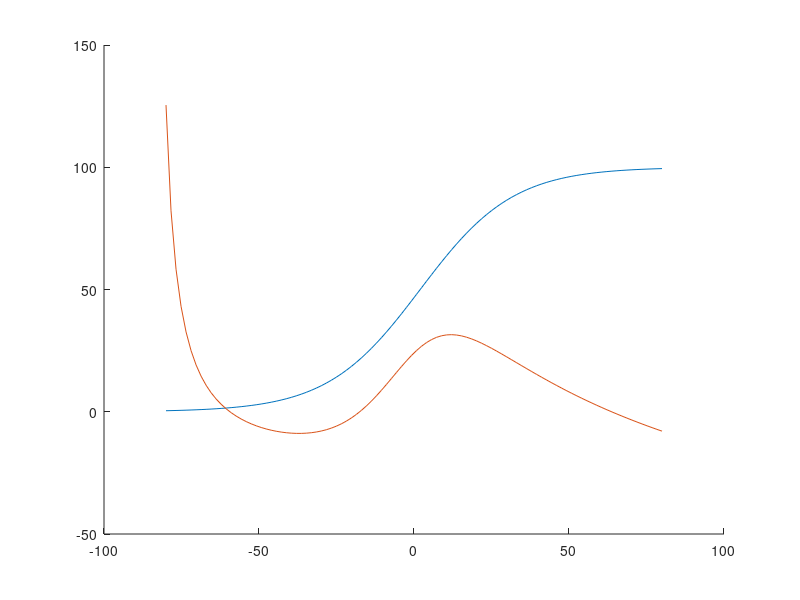

Recreate this plot in MATLAB. (Note: this script raises an error after producing the figure.)


function project
    v = linspace(-80, 80);

    % defining first set of MLE variables
    g_ca = 4.4;
    g_k = 8;
    g_l = 2;
    v_ca = 120;
    v_k = -84;
    v_l = -60;
    phi = 0.02;
    v1 = -1.2;
    v2 = 18;
    v3 = 2;
    v4 = 30;
    v5 = 2;
    v6 = 30;
    c = 20;
    
    
    % plotting null-clines,finding equilibrium points and their nature, quiver plots
    % MLE with first set of variables, i external = 0
    figure(1)
    hold on
        % w null-cline dw/dt = 0, w = f(v)
        w_null_cline = 0.5 * ( 1 + tanh((v-v3)/(v4)) );
        
        % v null cline, dv/dt = 0, w = f(v)
        m_infinity_v = 0.5 * ( 1 + tanh((v-v1)/(v2)) ); 
        denominator_v_null_cline = g_k * (v - v_k);
        numerator_v_null_cline = -g_ca * ( m_infinity_v.* (v-v_ca) ) - g_l * (v-v_l);
        
        v_null_cline = numerator_v_null_cline./denominator_v_null_cline;

        plot(v, 100*w_null_cline)
        plot(v, 100*v_null_cline)

      
        % point of intersection- method  1 - iterating in vectors
        for cnt=1:numel(v)
            s1 = v_null_cline(cnt);
            s2 = w_null_cline(cnt);
            zz = abs(s1-s2);
            if zz <= 0.01
               fprintf("v_eq,w_eq %.3f, %.3f \n", v(cnt), s1)
               v_eq = v(cnt)
               w_eq = s1
            end
        end
        
        % findng point of intersection - method 2 - using sym package of matlab(NR Method)
        F = @(x) [(1/c)*((-g_ca * ( (0.5 * ( 1 + tanh((x(1)-v1)/(v2)) ))*(x(1)-v_ca) )) + (-g_k * ( x(2)*(x(1)-v_k) )) + (-g_l * (x(1) - v_l)));  phi * (0.5 * ( 1 + tanh((x(1)-v3)/(v4)) ) - x(2))/(1/cosh((x(1)-v3)/(2*v4)))];
        starting_pt = [-60; 0.01];
        options = optimoptions('fsolve','Display','iter');
        [x,fval] = fsolve(F,starting_pt,options)
        disp("Equilibrium point for MLE with first set of variables, i external = 0")
        disp(x)
        


        % quiver plots
        [v_quiver,w_quiver] = meshgrid(linspace(-80,80,30), linspace(0,1,30));
        m_infinity_v_quiver = 0.5 * ( 1 + tanh((v_quiver-v1)/(v2)) ); 

        tau_w = 1./cosh((v_quiver-v3)/(2*v4));
        dv_dt = (1/c)*((-g_ca * ( m_infinity_v_quiver.*(v_quiver-v_ca) )) + (-g_k * ( w_quiver.*(v_quiver-v_k) )) + (-g_l * (v_quiver - v_l)));
        dw_dt = phi * (0.5 * ( 1 + tanh((v_quiver-v3)/(v4)) ) - w_quiver)./tau_w;
        quiver(v_quiver,100*w_quiver, dv_dt, 100*dw_dt, 10, 'color',[0 0 0]); % arrow length scaled 2 times for visibility
        
        
        % defining dv/dt and dw/dt again because this time we want expressions not vectors for the jacobian
        % dv/dt and dw_dt are functions of (v_var, w_var)
        syms v_var w_var
        dv_dt2 = (1/c)*((-g_ca * ( (0.5 * ( 1 + tanh((v_var-v1)/(v2)) ))*(v_var-v_ca) )) + (-g_k * ( w_var*(v_var-v_k) )) + (-g_l * (v_var - v_l)));
        dw_dt2 = phi * (0.5 * ( 1 + tanh((v_var-v3)/(v4)) ) - w_var)/(1/cosh((v_var-v3)/(2*v4)));
        
        df1_dv = diff(dv_dt2, v_var);
        df1_dw = diff(dv_dt2, w_var);
        df2_dv = diff(dw_dt2, v_var);
        df2_dw = diff(dw_dt2, w_var);

        % jacobian matrix and their eigen values
        disp("jacobian matrix of MLE Iext=0")
        jacobian = [subs(df1_dv,{v_var,w_var},{v_eq, w_eq}) subs(df1_dw,{v_var,w_var},{v_eq, w_eq}); subs(df2_dv,{v_var,w_var},{v_eq, w_eq}) subs(df2_dw,{v_var,w_var},{v_eq, w_eq})  ];
        disp(double(jacobian));
        disp("Eigen values of MLE I ext=0, should be stable - both eigen values negative")
        eigen_values = double(eig(jacobian)) % we see that eigen values are negative, implying that equilibrium point is a stable point
        
        % running the equation from Equilibrium point, it stays there
        [t,r] = ode15s(@mle_diff_eqn,[0 100],[x(1) x(2)])
        plot(r(:,1),100*r(:,2));

    hold off
    grid

    
    
    
    
    % plotting for different values of phi
    % MLE Different set of variables for 
    figure(2)
        hold on
        % [t1,r1] = ode15s(@mle_diff_eqn,[0 10000],[x(1)+10 x(2)]) % sub threshold, phi = 0.02
        % plot4 = plot(r1(:,1),r1(:,2))

        
        + 30
        % [t1,r1] = ode15s(@mle_diff_eqn2,[0 10000],[x(1)+10 x(2)]) % sub threshold, phi = 0.04
        % plot5 = plot(r1(:,1),r1(:,2))

        

        % [t1,r1] = ode15s(@mle_diff_eqn3,[0 10000],[x(1)+10 x(2)]) % sub threshold, phi = 0.01
        % plot6 = plot(r1(:,1),r1(:,2))

        [t,r] = ode15s(@mle_diff_eqn3,[0 300],[x(1)+100 x(2)]); % supra threshold, phi = 0.01
        plot1 = plot(r(:,1), r(:,2))

        [t,r] = ode15s(@mle_diff_eqn,[0 300],[x(1)+100 x(2)]); % supra threshold, phi = 0.02
        plot2 = plot(r(:,1), r(:,2))

        [t,r] = ode15s(@mle_diff_eqn2,[0 300],[x(1)+100 x(2)]); % supra threshold, phi = 0.04
        plot3 = plot(r(:,1), r(:,2));

        legend([plot1, plot2, plot3], ["AP phi=0.01", "AP phi=0.02", "AP phi = 0.04"]);
       
        hold off
    grid

    % plotting for different values of V_initial to see sub and supra thresholds
    figure(3)
        hold on
            plots_depoloraization = [];
            labels = [];

            for step_size = 40:1:50
                [t,r] = ode15s(@mle_diff_eqn,[0 300],[x(1)+step_size x(2)]);
                plots_depoloraization = [plots_depoloraization, plot(r(:,1), r(:,2))];
                labels = [labels, strcat("V initial=",string(x(1) + step_size))];
            end
            legend(plots_depoloraization, labels)
        hold off
    grid

    % V max vs V initial
    % The plot shows the presence of threshold voltage, intial value above threshold voltage results in action potential kind behaviour
    figure(4)
        hold on
            v_initial = [];
            v_max = [];
            for step_size = 45:0.01:46
                [t,r] = ode15s(@mle_diff_eqn,[0 300],[x(1)+step_size x(2)]);
                v_initial = [v_initial, x(1)+step_size];
                v_max = [v_max, max(r(:,1))];
            end
        hold off

        plot(v_initial, v_max)
    grid

    % with steady external currents
    figure(5)
        hold on
            [t,r] = ode15s(@mle_diff_eqn,[0 300],[x(1) x(2)]); % equilibrium point, iext = 0
            plot1 = plot(r(:,1), r(:,2)) %nothing happens as we are at the equilibrium point

            [t,r] = ode15s(@mle_diff_eqn_with_i_ext_steady,[0 300],[x(1) x(2)]); % equilibrium point, iext = 86
            plot2 = plot(r(:,1), r(:,2)) % we get a limit cycle, we are starting from a point far from new equilibrium point, so can't predict via linearisation, derivates play the role

            [t,r] = ode15s(@mle_diff_eqn_with_i_ext_steady,[0 500],[-27.9, 0.17]); % non-equilibirum point, iext = 86
            plot3 = plot(r(:,1), r(:,2)) % we get a inward spiral, we are starting a point near new equilbirium point. And jacobian eigen values given complex with real part -ve, which confirms inward spiral

            legend([plot1, plot2, plot3], ["equilibrium pt, iext = 0", "equilibrium point, iext = 86", "non-equilibirum point, iext = 86"]);
        hold off

        
        % Calculations verifying the plots in figure(5)
        % finding - new equilibrium point when i ext = 86, its jacobian, its eigen values
        F = @(x) [(1/c)*((-g_ca * ( (0.5 * ( 1 + tanh((x(1)-v1)/(v2)) ))*(x(1)-v_ca) )) + (-g_k * ( x(2)*(x(1)-v_k) )) + (-g_l * (x(1) - v_l)) + 86);  phi * (0.5 * ( 1 + tanh((x(1)-v3)/(v4)) ) - x(2))/(1/cosh((x(1)-v3)/(2*v4)))];
        starting_pt = [-27; 0.10];
        options = optimoptions('fsolve','Display','iter');
        [x,fval] = fsolve(F,starting_pt,options)
        disp("Equilibrium pt with iext = 86")
        disp(x) % -27.9524, 0.1195
        v_eq3 = x(1)
        w_eq3 = x(2)

        % finding jacobian values
        syms v_var3 w_var3
        dv_dt3 = (1/c)*((-g_ca * ( (0.5 * ( 1 + tanh((v_var3-v1)/(v2)) ))*(v_var3-v_ca) )) + (-g_k * ( w_var3*(v_var3-v_k) )) + (-g_l * (v_var3 - v_l)) + 86);
        dw_dt3 = phi * (0.5 * ( 1 + tanh((v_var3-v3)/(v4)) ) - w_var3)/(1/cosh((v_var3-v3)/(2*v4)));
        
        df1_dv3 = diff(dv_dt3, v_var3);
        df1_dw3 = diff(dv_dt3, w_var3);
        df2_dv3 = diff(dw_dt3, v_var3);
        df2_dw3 = diff(dw_dt3, w_var3);

        % jacobian matrix and their eigen values
        jacobian3 = [subs(df1_dv3,{v_var3,w_var3},{v_eq3, w_eq3}) subs(df1_dw3,{v_var3,w_var3},{v_eq3, w_eq3}); subs(df2_dv3,{v_var3,w_var3},{v_eq3, w_eq3}) subs(df2_dw3,{v_var3,w_var3},{v_eq3, w_eq3})  ];
        disp("eigen values for i ext = 86")
        eigen_values3 = double(eig(jacobian3)) % we see that eigen values are negative, implying that equilibrium point is a stable point
        % eigen values are complex, with real part negative => inward spiral
        % we get that inward spiral when we start near the equilibrium pt -27.9,0.17

    grid

    % running backwards in time
    % TODO - Need to draw UPO
    disp("Running backwards in Time")
    F = @(x) [(1/c)*((-g_ca * ( (0.5 * ( 1 + tanh((x(1)-v1)/(v2)) ))*(x(1)-v_ca) )) + (-g_k * ( x(2)*(x(1)-v_k) )) + (-g_l * (x(1) - v_l)) + 86);  phi * (0.5 * ( 1 + tanh((x(1)-v3)/(v4)) ) - x(2))/(1/cosh((x(1)-v3)/(2*v4)))];
    starting_pt = [-27; 0.10];
    options = optimoptions('fsolve','Display','iter');
    [x,fval] = fsolve(F,starting_pt,options)
    disp(x) % -27.9524, 0.1195
    v_eq3 = x(1)
    w_eq3 = x(2)

    % finding jacobian values
    syms v_var3 w_var3
    dv_dt3 = (-1/c)*((-g_ca * ( (0.5 * ( 1 + tanh((v_var3-v1)/(v2)) ))*(v_var3-v_ca) )) + (-g_k * ( w_var3*(v_var3-v_k) )) + (-g_l * (v_var3 - v_l)) + 86);
    dw_dt3 = -phi * (0.5 * ( 1 + tanh((v_var3-v3)/(v4)) ) - w_var3)/(1/cosh((v_var3-v3)/(2*v4)));
    
    df1_dv3 = diff(dv_dt3, v_var3);
    df1_dw3 = diff(dv_dt3, w_var3);
    df2_dv3 = diff(dw_dt3, v_var3);
    df2_dw3 = diff(dw_dt3, w_var3);

    % jacobian matrix and their eigen values
    jacobian3 = [subs(df1_dv3,{v_var3,w_var3},{v_eq3, w_eq3}) subs(df1_dw3,{v_var3,w_var3},{v_eq3, w_eq3}); subs(df2_dv3,{v_var3,w_var3},{v_eq3, w_eq3}) subs(df2_dw3,{v_var3,w_var3},{v_eq3, w_eq3})  ];
    eigen_values3 = double(eig(jacobian3))
    
    % % finding eigen vectors for UPO
    % figure(8) 
    % [eigen_vectors_matrix_right,eigen_values_diagonal_matrix, eigen_vectors_matrix_left] = eig(jacobian3);
    % disp("eigen vectors for i ext = 86, equilibrium points")
    % disp("right")
    % disp(double(eigen_vectors_matrix_right))
    % disp("left")
    % disp(double(eigen_vectors_matrix_left))

    % grid
    
    

    
    
    disp("END of Running backwards in Time")
   
    figure(6)
        hold on
             % plot for null clines with iext = 86
            % w null-cline dw/dt = 0, w = f(v)
            w_null_cline = 0.5 * ( 1 + tanh((v-v3)/(v4)) );
                
            % v null cline, dv/dt = 0, w = f(v)
            m_infinity_v = 0.5 * ( 1 + tanh((v-v1)/(v2)) ); 
            denominator_v_null_cline = g_k * (v - v_k);
            numerator_v_null_cline = -g_ca * ( m_infinity_v.* (v-v_ca) ) - g_l * (v-v_l) + 86;
            
            v_null_cline = numerator_v_null_cline./denominator_v_null_cline;

            plot(v, 100*w_null_cline)
            plot(v, 100*v_null_cline)
        hold off
    grid


    % other all i currents comparison
    iext = [80, 86, 90]
    for i=1:3
        disp("for i ext is ")
        disp(iext(i))
        F = @(x) [(1/c)*((-g_ca * ( (0.5 * ( 1 + tanh((x(1)-v1)/(v2)) ))*(x(1)-v_ca) )) + (-g_k * ( x(2)*(x(1)-v_k) )) + (-g_l * (x(1) - v_l)) + iext(i));  phi * (0.5 * ( 1 + tanh((x(1)-v3)/(v4)) ) - x(2))/(1/cosh((x(1)-v3)/(2*v4)))];
        starting_pt = [-27; 0.10];
        options = optimoptions('fsolve','Display','iter');
        [x,fval] = fsolve(F,starting_pt,options)
        disp(x) % -27.9524, 0.1195
        v_eq3 = x(1)
        w_eq3 = x(2)

        % finding jacobian values
        syms v_var3 w_var3
        dv_dt3 = (1/c)*((-g_ca * ( (0.5 * ( 1 + tanh((v_var3-v1)/(v2)) ))*(v_var3-v_ca) )) + (-g_k * ( w_var3*(v_var3-v_k) )) + (-g_l * (v_var3 - v_l)) + iext(i));
        dw_dt3 = phi * (0.5 * ( 1 + tanh((v_var3-v3)/(v4)) ) - w_var3)/(1/cosh((v_var3-v3)/(2*v4)));
        
        df1_dv3 = diff(dv_dt3, v_var3);
        df1_dw3 = diff(dv_dt3, w_var3);
        df2_dv3 = diff(dw_dt3, v_var3);
        df2_dw3 = diff(dw_dt3, w_var3);

        % jacobian matrix and their eigen values
        jacobian3 = [subs(df1_dv3,{v_var3,w_var3},{v_eq3, w_eq3}) subs(df1_dw3,{v_var3,w_var3},{v_eq3, w_eq3}); subs(df2_dv3,{v_var3,w_var3},{v_eq3, w_eq3}) subs(df2_dw3,{v_var3,w_var3},{v_eq3, w_eq3})  ];
        eigen_values3 = double(eig(jacobian3)) 
    end

    % frequency of action potential vs current
    figure(10)
        rates_of_ap = [];
        i_ext = [];
        for i=80:100
            i_ext = [i_ext, i];
            [t r] = mle_solution_i_ext_set1(i);
            frequency_of_ap = 1/calculate_ap_time(r,t);
            rates_of_ap = [rates_of_ap, frequency_of_ap]
        end

        plot(i_ext, rates_of_ap);
    grid
    
    
    % To see what happens for equilibirum points as applied current changes
    % calculate equilibrium points from 80 to 100, plot them on (v,w) curve

    % -------------------------------------------------- Different set of MLE variables ------------------------------------------
    g_ca = 4;
    g_k = 8.0;
    g_l = 2;
    v_ca = 120;
    v_k = -84;
    v_l = -60;
    phi = 0.0667;
    v1 = -1.2;
    v2 = 18;
    v3 = 12;
    v4 = 17.4;
    v5 = 12;
    v6 = 17.4;
    c = 20;

    % w null-cline dw/dt = 0, w = f(v)
    w_null_cline = 0.5 * ( 1 + tanh((v-v3)/(v4)) );
        
    % v null cline, dv/dt = 0, w = f(v)
    m_infinity_v = 0.5 * ( 1 + tanh((v-v1)/(v2)) ); 
    denominator_v_null_cline = g_k * (v - v_k);
    numerator_v_null_cline = -g_ca * ( m_infinity_v.* (v-v_ca) ) - g_l * (v-v_l) + 30;
    
    v_null_cline = numerator_v_null_cline./denominator_v_null_cline;

    % MLE 2nd set of variables, I ext = 30 quiver plot and  Null clines 
    figure(7)
        hold on
        plot(v, 100*w_null_cline)
        plot(v, 100*v_null_cline)

        % quiver plots
        [v_quiver,w_quiver] = meshgrid(linspace(-80,80,30), linspace(0,1,30));
        m_infinity_v_quiver = 0.5 * ( 1 + tanh((v_quiver-v1)/(v2)) ); 

        tau_w = 1./cosh((v_quiver-v3)/(2*v4));
        dv_dt = (1/c)*((-g_ca * ( m_infinity_v_quiver.*(v_quiver-v_ca) )) + (-g_k * ( w_quiver.*(v_quiver-v_k) )) + (-g_l * (v_quiver - v_l)) + 30);
        dw_dt = phi * (0.5 * ( 1 + tanh((v_quiver-v3)/(v4)) ) - w_quiver)./tau_w;
        quiver(v_quiver,100*w_quiver, dv_dt, 100*dw_dt, 1, 'color',[0 0 0]); % arrow length scaled 2 times for visibility


        hold off
    grid

    % finding the new equilibrium points
    new_eqs = []
    F = @(x) [(1/c)*((-g_ca * ( (0.5 * ( 1 + tanh((x(1)-v1)/(v2)) ))*(x(1)-v_ca) )) + (-g_k * ( x(2)*(x(1)-v_k) )) + (-g_l * (x(1) - v_l)) + 30);  phi * (0.5 * ( 1 + tanh((x(1)-v3)/(v4)) ) - x(2))/(1/cosh((x(1)-v3)/(2*v4)))];
    starting_pt = [-41; 0.02];
    options = optimoptions('fsolve','Display','iter');
    [x,fval] = fsolve(F,starting_pt,options);
    disp(x);
    new_eqs = [new_eqs, x];

    F = @(x) [(1/c)*((-g_ca * ( (0.5 * ( 1 + tanh((x(1)-v1)/(v2)) ))*(x(1)-v_ca) )) + (-g_k * ( x(2)*(x(1)-v_k) )) + (-g_l * (x(1) - v_l)) + 30);  phi * (0.5 * ( 1 + tanh((x(1)-v3)/(v4)) ) - x(2))/(1/cosh((x(1)-v3)/(2*v4)))];
    starting_pt = [-20; 2];
    options = optimoptions('fsolve','Display','iter');
    [x,fval] = fsolve(F,starting_pt,options);
    disp(x);
    new_eqs = [new_eqs, x];


    F = @(x) [(1/c)*((-g_ca * ( (0.5 * ( 1 + tanh((x(1)-v1)/(v2)) ))*(x(1)-v_ca) )) + (-g_k * ( x(2)*(x(1)-v_k) )) + (-g_l * (x(1) - v_l)) + 30);  phi * (0.5 * ( 1 + tanh((x(1)-v3)/(v4)) ) - x(2))/(1/cosh((x(1)-v3)/(2*v4)))];
    starting_pt = [4; 28];
    options = optimoptions('fsolve','Display','iter');
    [x,fval] = fsolve(F,starting_pt,options);
    disp(x);
    new_eqs = [new_eqs, x];
    
    
    
    disp("new equilibrium pts, new set of MLE, iext = 30")
    disp(new_eqs)
  % characterising the new equilbrium points
  for i=1:3
    disp("for point")
    % finding jacobian values
    syms v_var3 w_var3
    dv_dt3 = (1/c)*((-g_ca * ( (0.5 * ( 1 + tanh((v_var3-v1)/(v2)) ))*(v_var3-v_ca) )) + (-g_k * ( w_var3*(v_var3-v_k) )) + (-g_l * (v_var3 - v_l)) + 30);
    dw_dt3 = phi * (0.5 * ( 1 + tanh((v_var3-v3)/(v4)) ) - w_var3)/(1/cosh((v_var3-v3)/(2*v4)));
    
    df1_dv3 = diff(dv_dt3, v_var3);
    df1_dw3 = diff(dv_dt3, w_var3);
    df2_dv3 = diff(dw_dt3, v_var3);
    df2_dw3 = diff(dw_dt3, w_var3);

    v_eq3 = new_eqs(1,i)
    w_eq3 = new_eqs(2,i)

    % jacobian matrix and their eigen values
    jacobian3 = [subs(df1_dv3,{v_var3,w_var3},{v_eq3, w_eq3}) subs(df1_dw3,{v_var3,w_var3},{v_eq3, w_eq3}); subs(df2_dv3,{v_var3,w_var3},{v_eq3, w_eq3}) subs(df2_dw3,{v_var3,w_var3},{v_eq3, w_eq3})  ];
    eigen_values3 = double(eig(jacobian3)) 
    disp("--------------------------")
end



end



function ap_time = calculate_ap_time(r,t)
        rounded_off_voltages = round(r(:,1), 0);
        freq_table_all = tabulate(round(r(:,1), 0));
        
        [s, s1] = size(freq_table_all);
        % just remove the negative, we are calculating from positive
        freq_table = zeros(s,s1)
        for i=1:s
            if freq_table_all(i,1) > 0
                disp(i)
                freq_table(i,1) = freq_table_all(i,1) ;
                freq_table(i,2) = freq_table_all(i,2) ;
                freq_table(i,3) = freq_table_all(i,3) ;
            end
        end
        
        % find the max_frequency maximum value
        maximum_frequency = freq_table(1,2);
        voltage_having_max_freq = freq_table(1,1);
        for i=1:s
            if freq_table(i,2) > maximum_frequency
                maximum_frequency = freq_table(i,2);
                voltage_having_max_freq = freq_table(i, 1);
            end
        end
        
        % find all the locations of max-positive_frequency
        % taking one in middle TODO
        locations_of_max_positive_frequency = [];
        [r_rows ,r_cols]= size(rounded_off_voltages)
        for i=1:r_rows
            if rounded_off_voltages(i, 1) == voltage_having_max_freq
                locations_of_max_positive_frequency = [locations_of_max_positive_frequency, i];
            end
        end 

        % a peak in middle
        [l_row, l_col] = size(locations_of_max_positive_frequency)
        random_point_in_middle = floor(l_col/2)
        peak_in_middle_location = locations_of_max_positive_frequency(1,random_point_in_middle)
        
        
        t0 = t(peak_in_middle_location,1);
        negative_reached = 0;
        for i=peak_in_middle_location+1:r_rows
            if rounded_off_voltages(i,1) > rounded_off_voltages(i-1,1) & negative_reached
                break
            end

            if rounded_off_voltages(i,1) < 0
                negative_reached = 1;
            end
        end

        t1 = t(i,1);
       
        positive_reached = 0;
        for j=i+1:r_rows
            if rounded_off_voltages(j,1) < rounded_off_voltages(j-1) & positive_reached
                break
            end

            if rounded_off_voltages(j,1) > 0
                positive_reached = 1;
            end

        end

        t2 = t(j,1);
        
        ap_time = t2 - t0

end


function result = mle_diff_eqn(t,r)

    % defining first set of MLE variables
    g_ca = 4.4;
    g_k = 8;
    g_l = 2;
    v_ca = 120;
    v_k = -84;
    v_l = -60;
    phi = 0.02;
    v1 = -1.2;
    v2 = 18;
    v3 = 2;
    v4 = 30;
    v5 = 2;
    v6 = 30;
    c = 20;

    result = zeros(2,1);
    result(1) = (1/c)*((-g_ca * ( (0.5 * ( 1 + tanh((r(1)-v1)/(v2)) ))*(r(1)-v_ca) )) + (-g_k * ( r(2)*(r(1)-v_k) )) + (-g_l * (r(1) - v_l)));
    result(2) = phi * (0.5 * ( 1 + tanh((r(1)-v3)/(v4)) ) - r(2))/(1/cosh((r(1)-v3)/(2*v4)));
end

function result = mle_diff_eqn_with_i_ext_steady(t,r)

    % defining first set of MLE variables
    g_ca = 4.4;
    g_k = 8;
    g_l = 2;
    v_ca = 120;
    v_k = -84;
    v_l = -60;
    phi = 0.02;
    v1 = -1.2;
    v2 = 18;
    v3 = 2;
    v4 = 30;
    v5 = 2;
    v6 = 30;
    c = 20;

    result = zeros(2,1);
    result(1) = (1/c)*((-g_ca * ( (0.5 * ( 1 + tanh((r(1)-v1)/(v2)) ))*(r(1)-v_ca) )) + (-g_k * ( r(2)*(r(1)-v_k) )) + (-g_l * (r(1) - v_l)) + 86);
    result(2) = phi * (0.5 * ( 1 + tanh((r(1)-v3)/(v4)) ) - r(2))/(1/cosh((r(1)-v3)/(2*v4)));
end

function [t_vec,r_vec] = mle_solution_i_ext_set1(i_ext)
    
    
    function result = mle_diff_eqn_with_i_ext_steady2(t,r)

        % defining first set of MLE variables
        g_ca = 4.4;
        g_k = 8;
        g_l = 2;
        v_ca = 120;
        v_k = -84;
        v_l = -60;
        phi = 0.02;
        v1 = -1.2;
        v2 = 18;
        v3 = 2;
        v4 = 30;
        v5 = 2;
        v6 = 30;
        c = 20;
    
        result = zeros(2,1);
        result(1) = (1/c)*((-g_ca * ( (0.5 * ( 1 + tanh((r(1)-v1)/(v2)) ))*(r(1)-v_ca) )) + (-g_k * ( r(2)*(r(1)-v_k) )) + (-g_l * (r(1) - v_l)) + i_ext);
        result(2) = phi * (0.5 * ( 1 + tanh((r(1)-v3)/(v4)) ) - r(2))/(1/cosh((r(1)-v3)/(2*v4)));
    end 
    
    [t_vec r_vec] = ode15s(@mle_diff_eqn_with_i_ext_steady2, [0 10000], [-80 0.10]);

end


function result = mle_diff_eqn2(t,r)

    % defining first set of MLE variables, a different phi
    g_ca = 4.4;
    g_k = 8;
    g_l = 2;
    v_ca = 120;
    v_k = -84;
    v_l = -60;
    phi = 0.04;
    v1 = -1.2;
    v2 = 18;
    v3 = 2;
    v4 = 30;
    v5 = 2;
    v6 = 30;
    c = 20;

    result = zeros(2,1);
    result(1) = (1/c)*((-g_ca * ( (0.5 * ( 1 + tanh((r(1)-v1)/(v2)) ))*(r(1)-v_ca) )) + (-g_k * ( r(2)*(r(1)-v_k) )) + (-g_l * (r(1) - v_l)));
    result(2) = phi * (0.5 * ( 1 + tanh((r(1)-v3)/(v4)) ) - r(2))/(1/cosh((r(1)-v3)/(2*v4)));
end

function result = mle_diff_eqn3(t,r)

    % defining first set of MLE variables, a different phi
    g_ca = 4.4;
    g_k = 8;
    g_l = 2;
    v_ca = 120;
    v_k = -84;
    v_l = -60;
    phi = 0.01;
    v1 = -1.2;
    v2 = 18;
    v3 = 2;
    v4 = 30;
    v5 = 2;
    v6 = 30;
    c = 20;

    result = zeros(2,1);
    result(1) = (1/c)*((-g_ca * ( (0.5 * ( 1 + tanh((r(1)-v1)/(v2)) ))*(r(1)-v_ca) )) + (-g_k * ( r(2)*(r(1)-v_k) )) + (-g_l * (r(1) - v_l)));
    result(2) = phi * (0.5 * ( 1 + tanh((r(1)-v3)/(v4)) ) - r(2))/(1/cosh((r(1)-v3)/(2*v4)));
end

function result = mle_diff_eqn_with_i_ext_steady_second_set(t,r)

    % defining second set of MLE variables
    g_ca = 4;
    g_k = 8.0;
    g_l = 2;
    v_ca = 120;
    v_k = -84;
    v_l = -60;
    phi = 0.0667;
    v1 = -1.2;
    v2 = 18;
    v3 = 12;
    v4 = 17.4;
    v5 = 12;
    v6 = 17.4;
    c = 20;

    result = zeros(2,1);
    result(1) = (1/c)*((-g_ca * ( (0.5 * ( 1 + tanh((r(1)-v1)/(v2)) ))*(r(1)-v_ca) )) + (-g_k * ( r(2)*(r(1)-v_k) )) + (-g_l * (r(1) - v_l)) + 30);
    result(2) = phi * (0.5 * ( 1 + tanh((r(1)-v3)/(v4)) ) - r(2))/(1/cosh((r(1)-v3)/(2*v4)));
end
